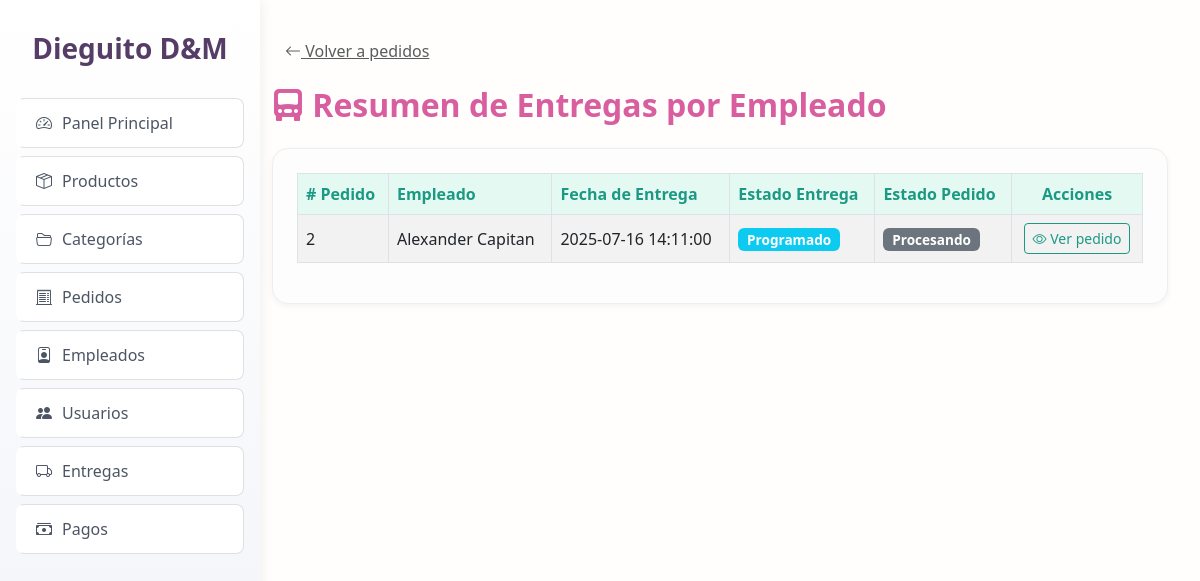
The app's page /index.php?controller=Pedido&action=resumenEntregas (signed in) with its own data.
### tables this page shows
CREATE TABLE `entregas` (
  `id` int(11) NOT NULL,
  `pedido_id` int(11) DEFAULT NULL,
  `empleado_id` int(11) DEFAULT NULL,
  `fecha_entrega` datetime DEFAULT NULL,
  `estado` enum('programado','en camino','entregado') DEFAULT 'programado'
);

CREATE TABLE `empleados` (
  `id` int(11) NOT NULL,
  `nombre` varchar(100) DEFAULT NULL,
  `telefono` varchar(20) DEFAULT NULL
);

CREATE TABLE `pedidos` (
  `id` int(11) NOT NULL,
  `cliente_id` int(11) DEFAULT NULL,
  `fecha` datetime DEFAULT current_timestamp(),
  `total` decimal(10,2) DEFAULT NULL,
  `estado` enum('pendiente','procesando','enviado','entregado') DEFAULT 'pendiente'
);

### controllers/PedidoController.php (called while the page is built, shortened)
<?php
class PedidoController {
    public function resumenEntregas() {
    $db = Database::connect();
    $sql = "SELECT e.id AS entrega_id, e.pedido_id, em.nombre AS empleado, e.fecha_entrega, e.estado AS estado_entrega,
                   p.estado AS estado_pedido
            FROM entregas e
            INNER JOIN empleados em ON e.empleado_id = em.id
            INNER JOIN pedidos p ON e.pedido_id = p.id
            ORDER BY e.fecha_entrega DESC";
    $entregas = $db->query($sql);
    require_once 'views/admin/pedidos/resumen_entregas.php';
}
}

### views/admin/pedidos/resumen_entregas.php (the view, shortened to what this page needs)
<!DOCTYPE html>
<html lang="es">
<head>
  <link href="https://cdn.jsdelivr.net/npm/bootstrap@5.3.0/dist/css/bootstrap.min.css" rel="stylesheet">
  <link href="https://cdn.jsdelivr.net/npm/bootstrap-icons@1.10.5/font/bootstrap-icons.css" rel="stylesheet">
</head>
<body>
<?php include __DIR__ . '/../../layouts/sidebar_admin.php';
 ?>
<div class="main-content">
  <a href="index.php?controller=Pedido&action=indexAdmin" class="btn btn-link text-muted mb-3">
    <i class="bi bi-arrow-left"></i> Volver a pedidos
  </a>
  <h2><i class="bi bi-truck-front-fill"></i> Resumen de Entregas por Empleado</h2>
  <div class="section">
    <?php if ($entregas->num_rows > 0): ?>
      <div class="table-responsive">
        <table class="table table-bordered table-striped align-middle">
          <thead>
            <tr>
              <th># Pedido</th>
              <th>Empleado</th>
              <th>Fecha de Entrega</th>
              <th>Estado Entrega</th>
              <th>Estado Pedido</th>
              <th class="text-center">Acciones</th>
            </tr>
          </thead>
          <tbody>
            <?php while ($e = $entregas->fetch_object()): ?>
              <tr>
                <td><?= $e->pedido_id ?></td>
                <td><?= $e->empleado ?></td>
                <td><?= $e->fecha_entrega ?></td>
                <td>
                  <span class="badge bg-info"><?= ucfirst($e->estado_entrega) ?></span>
                </td>
                <td>
                  <span class="badge bg-secondary"><?= ucfirst($e->estado_pedido) ?></span>
                </td>
                <td class="text-center">
                  <a href="index.php?controller=Pedido&action=detalle&id=<?= $e->pedido_id ?>" class="btn btn-sm btn-outline-primary">
                    <i class="bi bi-eye"></i> Ver pedido
                  </a>
                </td>
              </tr>
            <?php endwhile; ?>
          </tbody>
        </table>
      </div>
    <?php else: ?>
      <p class="text-muted">No hay entregas registradas aún.</p>
    <?php endif; ?>
  </div>
</div>
</body>
</html>

### views/admin/pedidos/resumen_entregas.php (style rules this page uses)
body { font-family: 'Segoe UI', sans-serif; background: #fffefc; margin: 0; }
.main-content { margin-left: 240px; padding: 2rem; }
h2 { color: #d85e9f; font-weight: bold; margin-bottom: 1.5rem; }
.table th { background-color: #e5f9f3; color: #1c9983; }
.btn-outline-primary { color: #1c9983; border-color: #1c9983; }
.badge { font-size: 0.85rem; }
.section { background: #fdfdfd; border: 1px solid #eee; padding: 1.5rem; border-radius: 1rem; box-shadow: 0 2px 6px rgba(0,0,0,0.05); }

### records on screen
entregas: pedido "2", empleado.nombre "Alexander Capitan", fecha_entrega "2025-07-16 14:11:00", estado "Programado", pedido.estado "Procesando"
